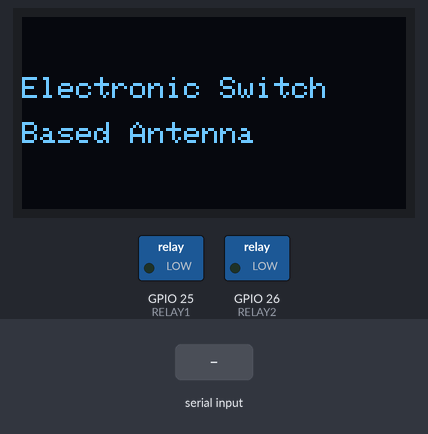
Bench run of a sketch on a simulated ESP32. Parts: 128×64 one-colour display, switched loads named in the sketch (green lamp = pin HIGH). The inputs (shaded band) are chosen by the test bench. No radio packets arrive unless stated; nothing arrives over Bluetooth unless stated; what the sketch prints to the serial monitor is not drawn.

Above: at 0.1 s.
6.3 s: "left" received over the second serial link
At 7.8 s:
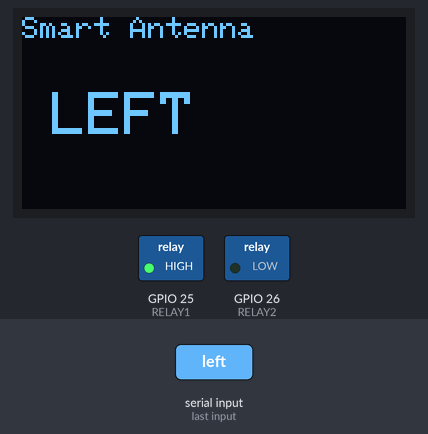
8.8 s: "center" received over the second serial link
At 10.9 s:
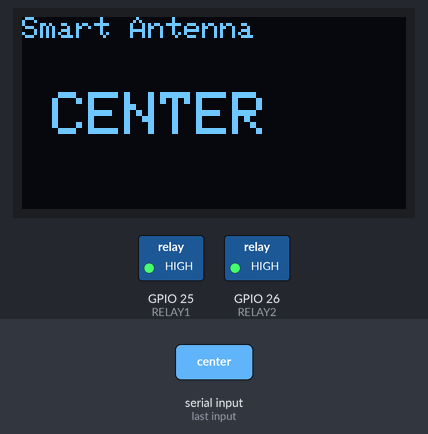
11.3 s: "right" received over the second serial link
At 12.8 s:
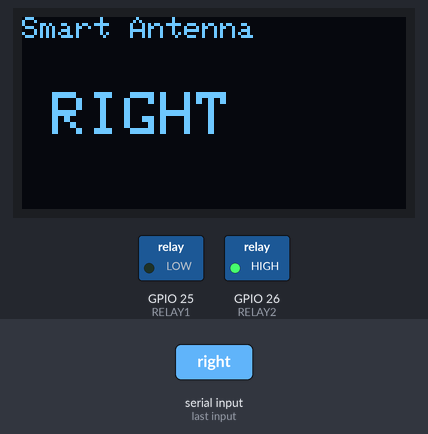
13.8 s: "centre" received over the second serial link
At 15.9 s:
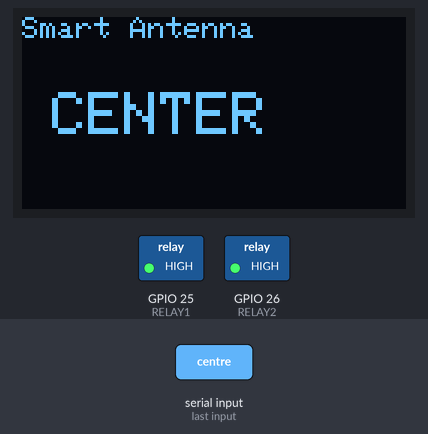
Timing chart, 0 to 17.3 s (numbered marks = the images above; inputs shaded):
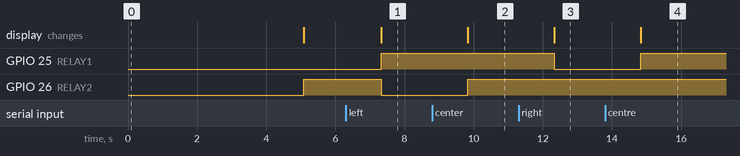

The sketch:

ESP_code.ino
```cpp
#include <BluetoothSerial.h>
#include <SPI.h>
#include <RF24.h>
#include <Wire.h>
#include <Adafruit_GFX.h>
#include <Adafruit_SSD1306.h>

// OLED
Adafruit_SSD1306 display(128, 64, &Wire, -1);

// Bluetooth
BluetoothSerial SerialBT;

// NRF
RF24 radio(4, 5);
const byte address[6] = "00001";

// Relays
#define RELAY1 25
#define RELAY2 26

// Modes
String mode = "right";  // default

void setup() {
  Serial.begin(115200);
  SerialBT.begin("Smart_Antenna");

  pinMode(RELAY1, OUTPUT);
  pinMode(RELAY2, OUTPUT);

  digitalWrite(RELAY1, LOW);
  digitalWrite(RELAY2, LOW);

  // NRF
  radio.begin();
  radio.openWritingPipe(address);
  radio.setPALevel(RF24_PA_HIGH);
  radio.stopListening();

  // OLED
  if(!display.begin(SSD1306_SWITCHCAPVCC, 0x3C)) {
    Serial.println("OLED init failed");
  }

  display.clearDisplay();
  display.setTextColor(WHITE);

  // Startup Screen
  display.setTextSize(1);
  display.setCursor(0,20);
  display.println("Electronic Switch");
  display.setCursor(0,35);
  display.println("Based Antenna");
  display.display();

  Serial.println("System Starting...");
  delay(5000);

  display.clearDisplay();
  display.display();
}

void loop() {

  // Read Bluetooth
  if (SerialBT.available()) {
    String cmd = SerialBT.readString();
    cmd.trim();
    cmd.toLowerCase();

    Serial.print("Command: ");
    Serial.println(cmd);

    if (cmd == "left") {
      mode = "left";
      showDisplay("LEFT");
      Serial.println("Mode: LEFT");
    }
    else if (cmd == "right") {
      mode = "right";
      showDisplay("RIGHT");
      Serial.println("Mode: RIGHT");
    }
    else if (cmd == "center" || cmd == "centre") {
      mode = "center";
      showDisplay("CENTER");
      Serial.println("Mode: CENTER");
    }
    else {
      Serial.println("Invalid Command");
    }
  }

  // MODE EXECUTION

  if (mode == "left") {
    digitalWrite(RELAY1, HIGH);
    digitalWrite(RELAY2, LOW);
    sendRF("LEFT");
  }

  else if (mode == "right") {
    digitalWrite(RELAY1, LOW);
    digitalWrite(RELAY2, HIGH);
    sendRF("RIGHT");
  }

  else if (mode == "center") {
    digitalWrite(RELAY1, HIGH);
    digitalWrite(RELAY2, HIGH);
    sendRF("CENTER");
  }
}

// OLED DISPLAY
void showDisplay(String text) {
  display.clearDisplay();

  display.setTextSize(1);
  display.setCursor(0,0);
  display.println("Smart Antenna");

  display.setTextSize(2);
  display.setCursor(10,25);
  display.println(text);

  display.display();
}

// NRF SEND FUNCTION
void sendRF(const char* msg) {
  radio.write(msg, strlen(msg) + 1);
}
```

Measured:
- after the input at 6.3 s, GPIO 25 (RELAY1): LOW → HIGH after 1.0 s; GPIO 26 (RELAY2): HIGH → LOW after 1.0 s; the display: changes after 1.0 s (image 1)
- after the input at 8.8 s, GPIO 26 (RELAY2): LOW → HIGH after 1.0 s; the display: changes after 1.0 s (image 2)
- after the input at 11.3 s, GPIO 25 (RELAY1): HIGH → LOW after 1.0 s; the display: changes after 1.0 s (image 3)
- after the input at 13.8 s, GPIO 25 (RELAY1): LOW → HIGH after 1.0 s; the display: changes after 1.0 s (image 4)
